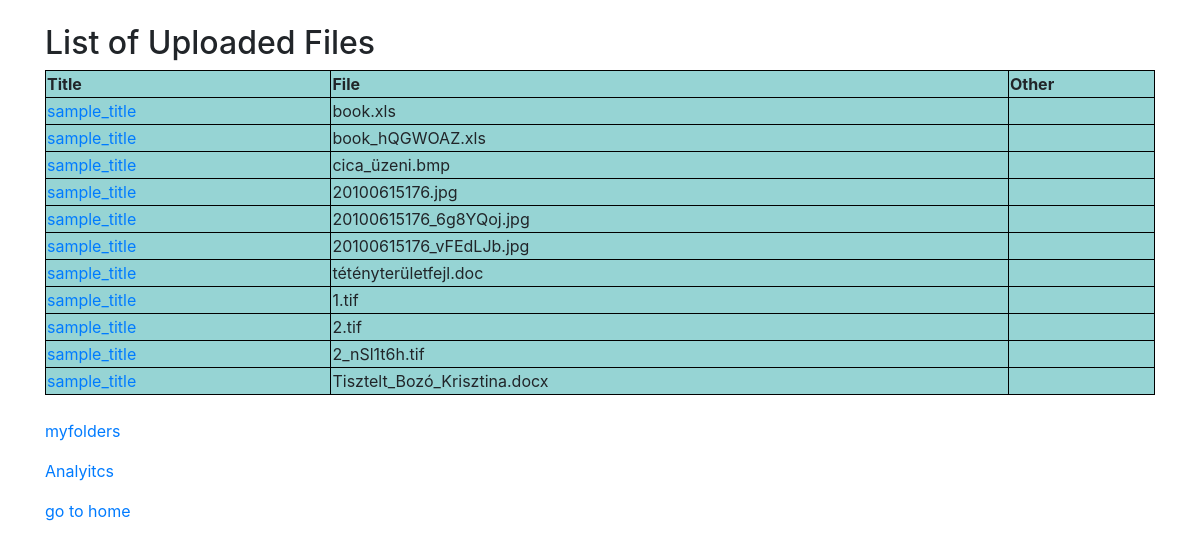
Before: /myfolders/list/ with the older database file.
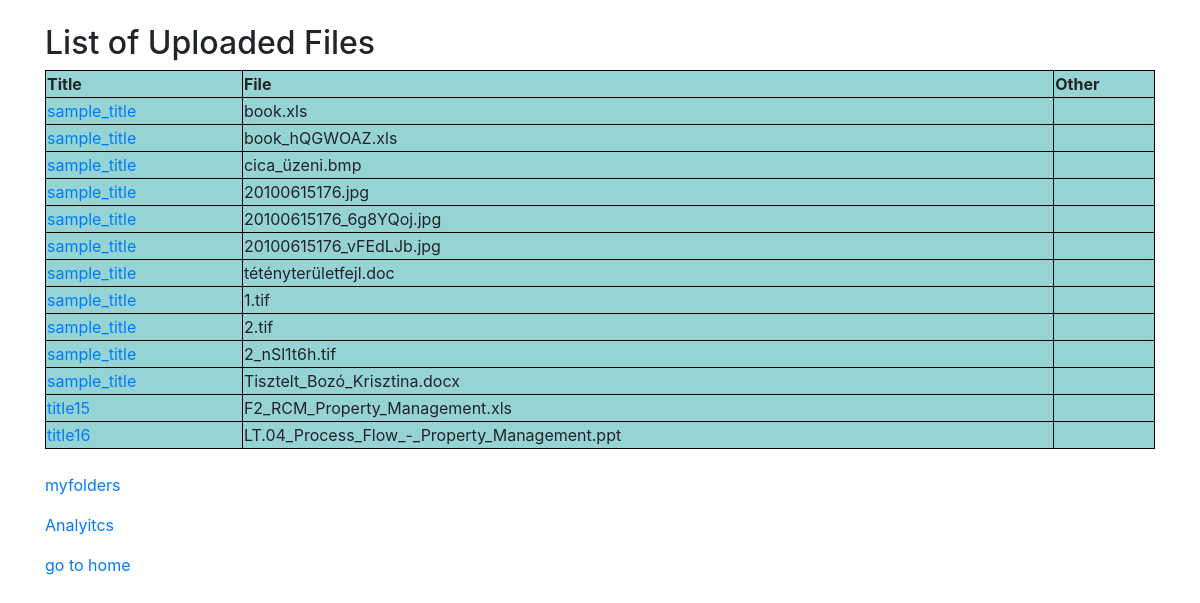
After: the same page with the newer database file.
### myfolders/models.py (models this page shows, shortened)
class Files(models.Model):
    file = models.FileField(null=True)
    title = models.CharField(max_length=255, default='sample_title')
    uploaded_at = models.DateTimeField(auto_now=True)

### myfolders/views.py (the view)
# urls.py: path('list/', views.list_files, name='list_files'),
def list_files(request):
    files = Files.objects.all()
    return render(request, 'myfolders/file_list.html', {'files': files})

### myfolders/templates/myfolders/file_list.html (shortened to what this page needs)
<!DOCTYPE html>
<html lang="en">
<head>
    <link rel="stylesheet" href="../../static/css/list.css">
    <link rel="stylesheet" href="https://stackpath.bootstrapcdn.com/bootstrap/4.5.2/css/bootstrap.min.css">
</head>
<body>
<div class="container mt-4">
        <h2>List of Uploaded Files</h2>
        <div class="file_list_box">
             <div class="file_list">
                 <table style="width:100%">
                      <tr>
                        <th>Title</th>
                        <th>File</th>
                        <th>Other</th>
                      </tr>
                    {% for file in files %}
                      <tr>
                        <td><a href="{{ file.file.url }}" download>{{ file.title }}</a></td>
                        <td> {{ file.file }} </td>
                        <td> </td>
                      </tr>
                    {% endfor %}
                </table>
            </div>
        </div>
        <div class="link_box">
            <br>
              <p>
                <a href="/myfolders">myfolders</a>
            </p>
            <p>
                <a href="/analytics"> Analyitcs</a>
            </p>
            <p>
                <a href="/"> go to home</a>
            </p>
        </div>
</div>
</body>
</html>

### static/css/list.css (style rules this page uses)
body { font-family: 'Roboto', sans-serif; background-color: #f5f7fa; }
table, th, td { border:1px solid black; }
th, td { background-color: #96D4D4; }

Changed rows visible on the page:
added Files: title "title15", file "F2_RCM_Property_Management.xls"
added Files: title "title16", file "LT.04_Process_Flow_-_Property_Management.ppt"
